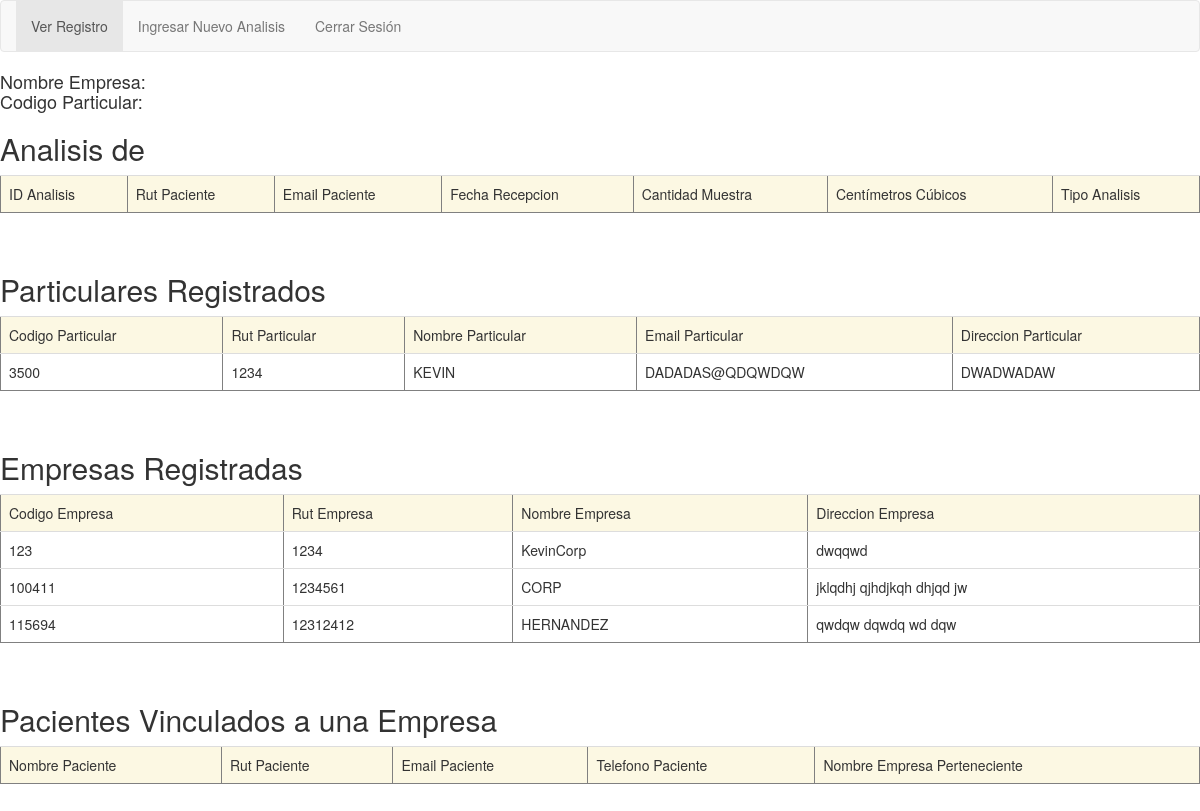
Page /pagParticular.php on the committed database.
### tables this page shows
CREATE TABLE `particular` (
  `codigoParticular` int(11) NOT NULL,
  `rutParticular` varchar(45) NOT NULL,
  `passwordParticular` varchar(45) NOT NULL,
  `nombreParticular` varchar(45) NOT NULL,
  `direccionParticular` varchar(45) NOT NULL,
  `emailParticular` varchar(100) DEFAULT NULL
);

CREATE TABLE `empresa` (
  `codigoEmpresa` int(11) NOT NULL,
  `rutEmpresa` varchar(10) NOT NULL,
  `nombreEmpresa` varchar(30) NOT NULL,
  `passwordEmpresa` varchar(10) NOT NULL,
  `direccionEmpresa` varchar(50) DEFAULT NULL
);

### pagParticular.php (the view, shortened to what this page needs)
<!DOCTYPE html>
<html>
<head>
  <link rel="stylesheet" href="https://maxcdn.bootstrapcdn.com/bootstrap/3.3.7/css/bootstrap.min.css">
</head>
<body>
<nav class="navbar navbar-default">
  <div class="container-fluid">
    <div class="navbar-header">
    <ul class="nav navbar-nav">
      <li class="active"><a href="pagParticular.php">Ver Registro</a></li>
      <li><a href="formularioAnalisisParticular.php">Ingresar Nuevo Analisis</a></li>
      <li><a href="desconectar.php">Cerrar Sesión</a></li>
    </ul>
  </div>
</nav>
<h4> Nombre Empresa:
     <?php
     	require("connect_db.php");
      ?><br>
      Codigo Particular:
      ?><br>
      </h4>
                <h2>
               Analisis de <?php echo $_SESSION['nombreParticular'] ?>
              </h2>
             <div class="row-fluid">
              <?php
                echo "<table border='1'; class='table table-hover';>";
                echo "<tr class='warning'>";
                echo "<td>ID Analisis </td>";
                echo "<td>Rut Paciente</td>";
                echo "<td>Email Paciente</td>";
                echo "<td>Fecha  Recepcion</td>";
                echo "<td>Cantidad  Muestra</td>";
                echo "<td>Centímetros  Cúbicos</td>";
                echo "<td>Tipo  Analisis</td>";
              echo "</tr>";
              ?>
               </table><br>
               <h2>
               Particulares Registrados
              </h2>
             <div class="row-fluid">
              <?php
              echo "<table border='1'; class='table table-hover';>";
              echo "<tr class='warning'>";
                echo "<td>Codigo Particular </td>";
                echo "<td>Rut Particular</td>";
                echo "<td>Nombre Particular</td>";
                echo "<td>Email Particular</td>";
                echo "<td>Direccion Particular</td>";
              echo "</tr>";
              ?>
              <?php
              $sql2 = "SELECT * FROM PARTICULAR";
              $result2 = mysqli_query($mysqli,$sql2);
              while($mostrar2=mysqli_fetch_array($result2)){
              ?>
              <tr>
                <td><?php echo $mostrar2['codigoParticular']; ?></td>
                <td><?php echo $mostrar2['rutParticular']; ?></td>
                <td><?php echo $mostrar2['nombreParticular']; ?></td>
                <td><?php echo $mostrar2['emailParticular']; ?></td>
                <td><?php echo $mostrar2['direccionParticular']; ?></td>
              </tr>
              <?php
             }
              ?>
               </table><br>
              <h2>
               Empresas Registradas
              </h2>
             <div class="row-fluid">
              <?php
              echo "<table border='1'; class='table table-hover';>";
              echo "<tr class='warning'>";
                echo "<td>Codigo Empresa </td>";
                echo "<td>Rut Empresa</td>";
                echo "<td>Nombre Empresa</td>";
                echo "<td>Direccion Empresa</td>";
              echo "</tr>";
              ?>
              <?php
              $sql = "SELECT * FROM EMPRESA";
              $result = mysqli_query($mysqli,$sql);
              while($mostrar=mysqli_fetch_array($result)){
              ?>
              <tr>
                <td><?php echo $mostrar['codigoEmpresa']; ?></td>
                <td><?php echo $mostrar['rutEmpresa']; ?></td>
                <td><?php echo $mostrar['nombreEmpresa']; ?></td>
                <td><?php echo $mostrar['direccionEmpresa']; ?></td>
              </tr>
              <?php
             }
              ?>
               </table><br>
  			<h2>
               Pacientes Vinculados a una Empresa
              </h2>
             <div class="row-fluid">
              <?php
              echo "<table border='1'; class='table table-hover';>";
              echo "<tr class='warning'>";
                echo "<td>Nombre Paciente </td>";
                echo "<td>Rut Paciente</td>";
                echo "<td>Email  Paciente</td>";
                echo "<td>Telefono Paciente</td>";
                echo "<td>Nombre Empresa Perteneciente</td>";
              echo "</tr>";
              ?>
               </table>
<br>
</body>
</html>

### rows in the picture
particular: codigoParticular "3500", rutParticular "1234", nombreParticular "KEVIN", emailParticular "DADADAS@QDQWDQW", direccionParticular "DWADWADAW"
empresa: codigoEmpresa "123", rutEmpresa "1234", nombreEmpresa "KevinCorp", direccionEmpresa "dwqqwd"
empresa: codigoEmpresa "100411", rutEmpresa "1234561", nombreEmpresa "CORP", direccionEmpresa "jklqdhj qjhdjkqh dhjqd jw"
empresa: codigoEmpresa "115694", rutEmpresa "12312412", nombreEmpresa "HERNANDEZ", direccionEmpresa "qwdqw dqwdq wd dqw"
